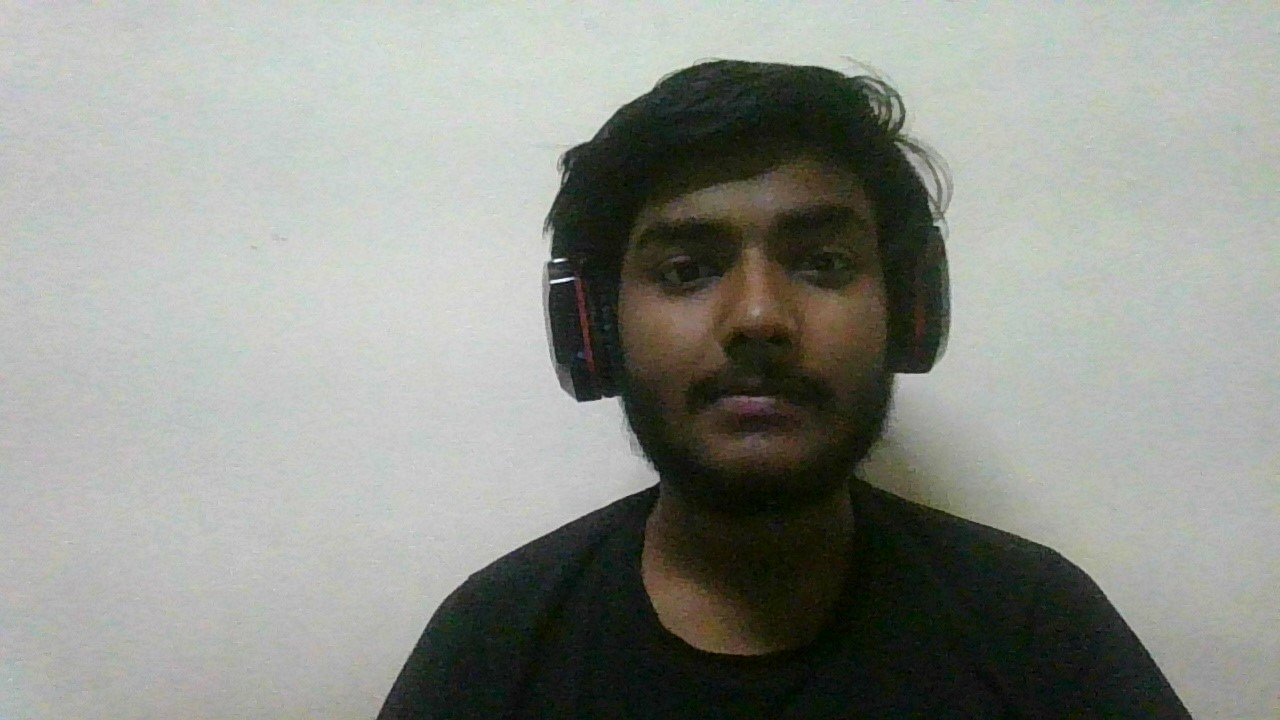
#> input picture images/myImage.jpg, 1280 x 720 px
$ jupyter execute Part8.ipynb
#> lines starting #> are read from the running program, lines starting #| are printed output that depends on the picture; after the words box and inside, x2 and y2 are one past the last pixel; in counts of white or black regions, pixels touching at a corner belong together
[cell 1]
import numpy as np
import matplotlib.pyplot as plt
import cv2

[cell 2]
img_cv = cv2.imread('../images/myImage.jpg', cv2.IMREAD_COLOR)
#> img_cv is the input picture: shape (720, 1280, 3); mean B, G, R 139.9, 146.4, 143.7
img = plt.imread('../images/myImage.jpg')
plt.imshow(img)

[cell 3]
path = r"../haar cascade files/haarcascade_lefteye_2splits.xml"
detector = cv2.CascadeClassifier("../haarcascade_frontalface_default.xml")
leftEyeDetector = cv2.CascadeClassifier(path)
rightEyeDetector = cv2.CascadeClassifier("../haar cascade files/haarcascade_righteye_2splits.xml")

[cell 4]
gray = cv2.cvtColor(img_cv, cv2.COLOR_BGR2GRAY)
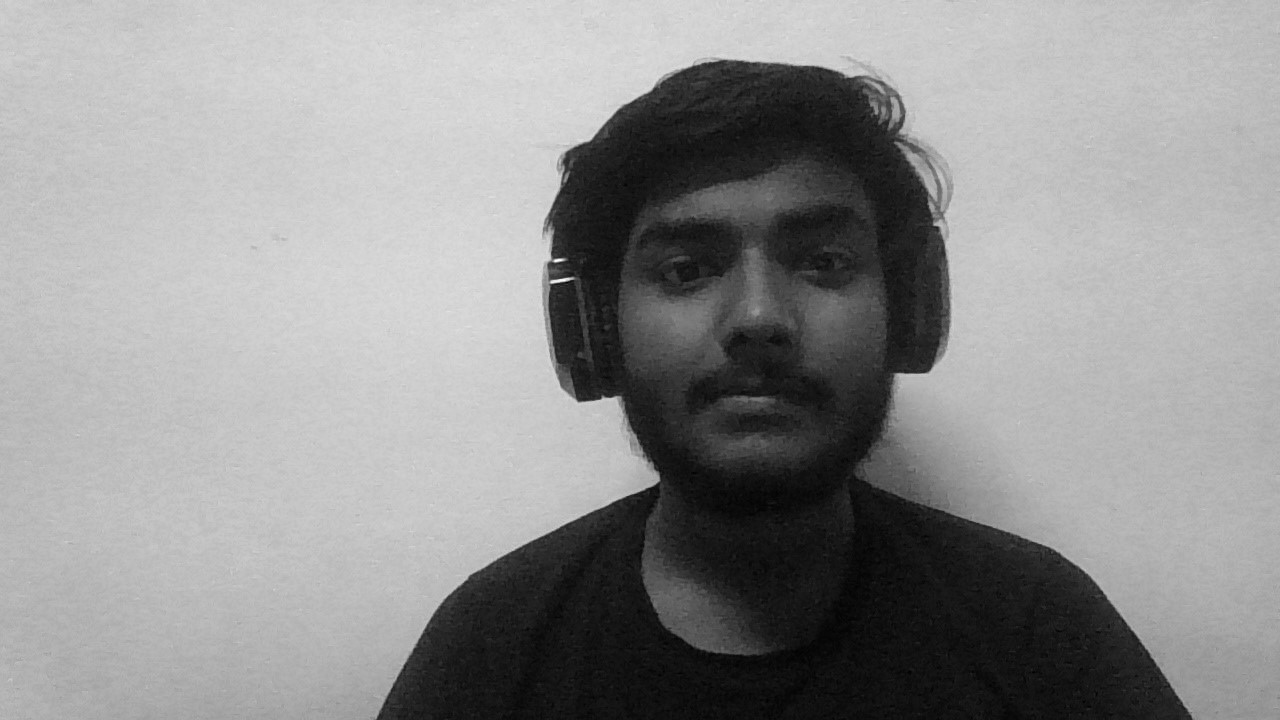
#> gray: shape (720, 1280); min 1, max 253, mean 144.8
faces = detector.detectMultiScale(gray,1.3,5)
#> faces = [[581, 123, 348, 348]]
for face in faces:
    x,y,w,h = face
    img2 = cv2.rectangle(img,(x,y),(x+w,y+h),(255,255,255),2)
#> this loop made 1 pass
plt.imshow(img2)

[cell 5]
gray = cv2.cvtColor(img_cv, cv2.COLOR_BGR2GRAY)
leftEyes = leftEyeDetector.detectMultiScale(gray)
#> leftEyes = [[780, 203, 92, 92]]
for leftEye in leftEyes:
    x,y,w,h = leftEye
    img2 = cv2.rectangle(img,(x,y),(x+w,y+h),(255,0,0),1)
#> this loop made 1 pass
plt.imshow(img2)

[cell 6]
gray = cv2.cvtColor(img_cv, cv2.COLOR_BGR2GRAY)
rightEyes = rightEyeDetector.detectMultiScale(gray)
#> rightEyes = [[641, 210, 92, 92]]
for rightEye in rightEyes:
    x,y,w,h = rightEye
    img2 = cv2.rectangle(img,(x,y),(x+w,y+h),(255,0,0),1)
#> this loop made 1 pass
plt.imshow(img2)

[cell 7]
roi = img[y:y+h, x:x+w]
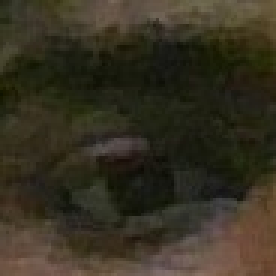
#> roi: shape (92, 92, 3) (shown 3 times larger); mean R, G, B 54.5, 48.9, 33.7
plt.imshow(roi)

[cell 8]
# Convert to grayscale.
gray = cv2.cvtColor(img_cv[y:y+h, x:x+w], cv2.COLOR_BGR2GRAY)
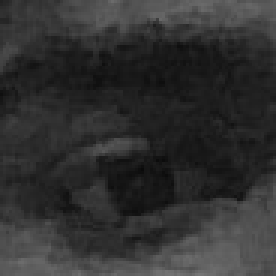
#> gray: shape (92, 92) (shown 3 times larger); min 10, max 118, mean 48.9

# Blur using 3 * 3 kernel.
gray_blurred = cv2.blur(gray, (3, 3))

[cell 9]
plt.imshow(gray_blurred)

[cell 10]
# Apply Hough transform on the blurred image.
detected_circles = cv2.HoughCircles(gray_blurred,
                   cv2.HOUGH_GRADIENT, 1.3, 20, param1 = 50,
               param2 = 30, minRadius = 1, maxRadius = 40)
#> detected_circles = [[37.05, 64.35, 21.67], [14.95, 35.75, 20.5]]

[cell 11]
detected_circles
#> Out = [[37.05, 64.35, 21.67], [14.95, 35.75, 20.5]]

[cell 12]
abc = img_cv[y:y+h, x:x+w].copy()

[cell 13]
abc = cv2.cvtColor(img_cv[y:y+h, x:x+w], cv2.COLOR_BGR2RGB)

[cell 14]
plt.imshow(abc)

[cell 15]
if detected_circles is not None:

    # Convert the circle parameters a, b and r to integers.
    detected_circles = np.uint16(np.around(detected_circles))
#> detected_circles = [[37, 64, 22], [15, 36, 20]]

    for pt in detected_circles[0, :]:
        a, b, r = pt[0], pt[1], pt[2]

        # Draw the circumference of the circle.
        cv2.circle(abc, (a, b), r, (255, 0, 0), 1)
#> this loop made 2 passes
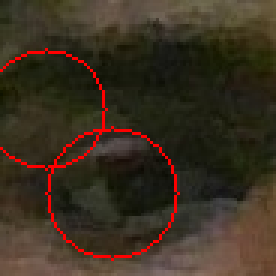
#> abc: shape (92, 92, 3) (shown 3 times larger); 2.47% of pixels changed, all inside (x1, y1, x2, y2) = (0, 16, 60, 87)

$ run again, with images/closed_eye_face.jpg copied over images/myImage.jpg
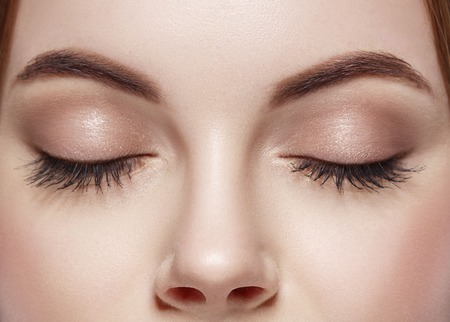
#> input picture images/closed_eye_face.jpg, 450 x 322 px
#> img_cv is the input picture: shape (322, 450, 3); mean B, G, R 149.1, 162.5, 194.3
#> faces = ()
#> leftEyes = [[25, 97, 121, 121], [248, 45, 179, 179]]
#> the loop `for leftEye in leftEyes:` made 2 passes
#> rightEyes = [[299, 91, 123, 123], [23, 57, 161, 161]]
#> the loop `for rightEye in rightEyes:` made 2 passes
#> `gray = cv2.cvtColor(img_cv[y:y+h, x:x+w], cv2.COLOR_BGR2GRAY)`:
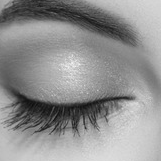
#> gray: shape (161, 161); min 12, max 240, mean 144.5
#> `detected_circles = cv2.HoughCircles(gray_blurred, cv2.HOUGH_GRADIENT, ..`: detected_circles = 14 rows, first 8: [65.65, 99.45, 32.07], [47.45, 90.35, 34.93], [95.55, 48.75, 39.22], [31.85, 108.5, 20.63], [70.85, 39.65, 27.78], [94.25, 103.3, 16.34], [66.95, 77.35, 14.91], [122.8, 87.75, 22.06]
#> Out has the same summary as detected_circles
#> `detected_circles = np.uint16(np.around(detected_circles))`: detected_circles = 14 rows, first 8: [66, 99, 32], [47, 90, 35], [96, 49, 39], [32, 109, 21], [71, 40, 28], [94, 103, 16], [67, 77, 15], [123, 88, 22]
#> the loop `for pt in detected_circles[0, :]:` made 14 passes
#> after the loop `for pt in detected_circles[0, :]:`:
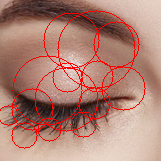
#> abc: shape (161, 161, 3); mean R, G, B 175.9, 128.5, 115.9

$ run again, with images/closed_right_eye.jpg copied over images/myImage.jpg
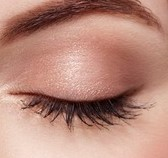
#> input picture images/closed_right_eye.jpg, 168 x 158 px
#> img_cv is the input picture: shape (158, 168, 3); mean B, G, R 123, 136.7, 183.4
#> faces = ()
#> leftEyes = [[72, 90, 44, 44]]
#> the loop `for leftEye in leftEyes:` made 1 pass
#> rightEyes = [[33, 30, 117, 117]]
#> the loop `for rightEye in rightEyes:` made 1 pass
#> `gray_blurred = cv2.blur(gray, (3, 3))`:
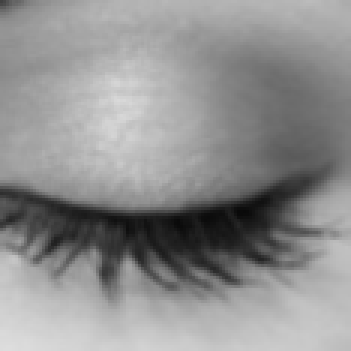
#> gray_blurred: shape (117, 117) (shown 3 times larger); min 9, max 221, mean 143.6
#> `detected_circles = cv2.HoughCircles(gray_blurred, cv2.HOUGH_GRADIENT, ..`: detected_circles = [[69.55, 46.15, 37.79], [37.05, 60.45, 26.35], [70.85, 74.75, 20.63], [99.45, 72.15, 14.91], [89.05, 40.95, 26.35], [37.05, 86.45, 13.48], [40.95, 26.65, 10.49]]
#> Out has the same summary as detected_circles
#> `detected_circles = np.uint16(np.around(detected_circles))`: detected_circles = [[70, 46, 38], [37, 60, 26], [71, 75, 21], [99, 72, 15], [89, 41, 26], [37, 86, 13], [41, 27, 10]]
#> the loop `for pt in detected_circles[0, :]:` made 7 passes
#> after the loop `for pt in detected_circles[0, :]:`:
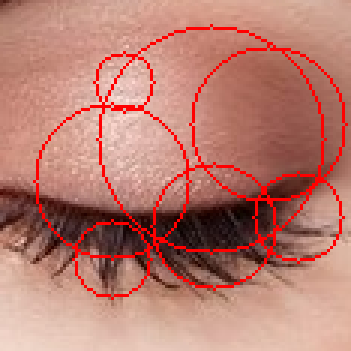
#> abc: shape (117, 117, 3) (shown 3 times larger); mean R, G, B 184.6, 124.5, 112.1
